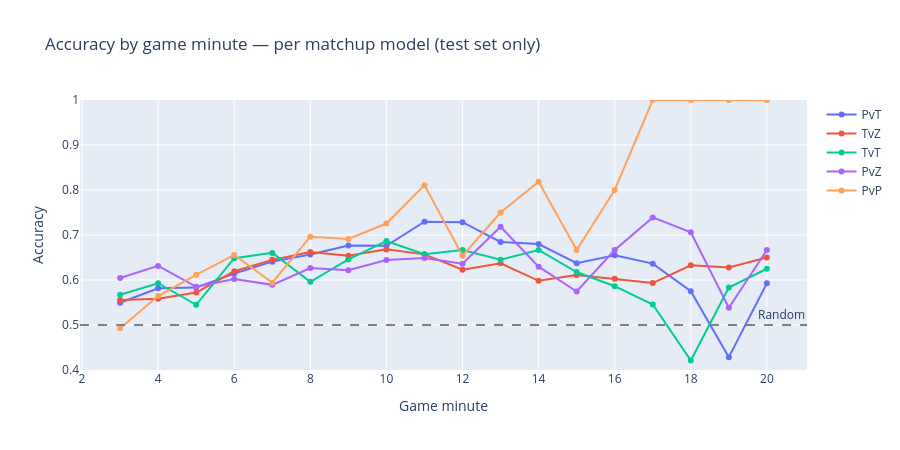

The code cell stored with this chart in its notebook:
### Markdown cell above
---
## Step 8 - Accuracy by game minute per matchup

### Code cell
fig = go.Figure()

for matchup in MATCHUPS_TO_TRAIN:
    df_m = df[df["matchup"] == matchup]
    info = matchup_models[matchup]

    # Use only held-out test games (same split as training)
    unique_games = df_m["replay_file"].unique()
    _, test_games = train_test_split(unique_games, test_size=0.15, random_state=42)
    df_test = df_m[df_m["replay_file"].isin(test_games)].copy()

    X_test = np.asarray(info["imputer"].transform(df_test[feature_cols]), dtype=np.float32)
    preds  = info["model"].predict(X_test)
    truth  = (df_test["winner"] == 1).astype(int).values

    df_test = df_test.reset_index(drop=True)
    df_test["correct"] = (preds == truth).astype(int)

    acc_by_min = df_test.groupby("game_minute")["correct"].mean()
    fig.add_trace(go.Scatter(
        x=acc_by_min.index, y=acc_by_min.values,
        mode="lines+markers", name=matchup,
    ))

fig.add_hline(y=0.5, line_dash="dash", line_color="gray", annotation_text="Random")
fig.update_layout(
    title="Accuracy by game minute — per matchup model (test set only)",
    xaxis_title="Game minute", yaxis_title="Accuracy",
    yaxis_range=[0.4, 1.0], height=450,
)
fig.show()

### Figure 1 — Plotly figure (JSON) as saved in the notebook; plotly's stock layout.template omitted (floating-point values rounded to 4 significant figures)
{"data": [{"mode": "lines+markers", "name": "PvT", "type": "scatter", "x": [3.0, 4.0, 5.0, 6.0, 7.0, 8.0, 9.0, 10.0, 11.0, 12.0, 13.0, 14.0, 15.0, 16.0, 17.0, 18.0, 19.0, 20.0], "y": [0.5495, 0.5818, 0.5832, 0.6143, 0.6408, 0.6569, 0.6767, 0.676, 0.7295, 0.7284, 0.6846, 0.68, 0.6375, 0.6552, 0.6364, 0.575, 0.4286, 0.5926]}, {"mode": "lines+markers", "name": "TvZ", "type": "scatter", "x": [3.0, 4.0, 5.0, 6.0, 7.0, 8.0, 9.0, 10.0, 11.0, 12.0, 13.0, 14.0, 15.0, 16.0, 17.0, 18.0, 19.0, 20.0], "y": [0.5553, 0.5581, 0.5722, 0.6193, 0.6447, 0.662, 0.6541, 0.668, 0.657, 0.6228, 0.637, 0.5982, 0.6111, 0.6027, 0.5932, 0.6327, 0.6279, 0.65]}, {"mode": "lines+markers", "name": "TvT", "type": "scatter", "x": [3.0, 4.0, 5.0, 6.0, 7.0, 8.0, 9.0, 10.0, 11.0, 12.0, 13.0, 14.0, 15.0, 16.0, 17.0, 18.0, 19.0, 20.0], "y": [0.5672, 0.5928, 0.5449, 0.6485, 0.6603, 0.5959, 0.6457, 0.6864, 0.6571, 0.6667, 0.6452, 0.6667, 0.6176, 0.5862, 0.5455, 0.4211, 0.5833, 0.625]}, {"mode": "lines+markers", "name": "PvZ", "type": "scatter", "x": [3.0, 4.0, 5.0, 6.0, 7.0, 8.0, 9.0, 10.0, 11.0, 12.0, 13.0, 14.0, 15.0, 16.0, 17.0, 18.0, 19.0, 20.0], "y": [0.6045, 0.6314, 0.5849, 0.602, 0.5892, 0.6264, 0.6218, 0.6444, 0.6486, 0.6364, 0.7183, 0.6296, 0.5745, 0.6667, 0.7391, 0.7059, 0.5385, 0.6667]}, {"mode": "lines+markers", "name": "PvP", "type": "scatter", "x": [3.0, 4.0, 5.0, 6.0, 7.0, 8.0, 9.0, 10.0, 11.0, 12.0, 13.0, 14.0, 15.0, 16.0, 17.0, 18.0, 19.0, 20.0], "y": [0.4929, 0.5643, 0.6115, 0.6557, 0.5941, 0.6962, 0.6912, 0.7255, 0.8108, 0.6538, 0.75, 0.8182, 0.6667, 0.8, 1.0, 1.0, 1.0, 1.0]}], "layout": {"annotations": [{"showarrow": false, "text": "Random", "x": 1, "xanchor": "right", "xref": "x domain", "y": 0.5, "yanchor": "bottom", "yref": "y"}], "height": 450, "shapes": [{"line": {"color": "gray", "dash": "dash"}, "type": "line", "x0": 0, "x1": 1, "xref": "x domain", "y0": 0.5, "y1": 0.5, "yref": "y"}], "title": {"text": "Accuracy by game minute — per matchup model (test set only)"}, "xaxis": {"title": {"text": "Game minute"}}, "yaxis": {"range": [0.4, 1], "title": {"text": "Accuracy"}}}}
